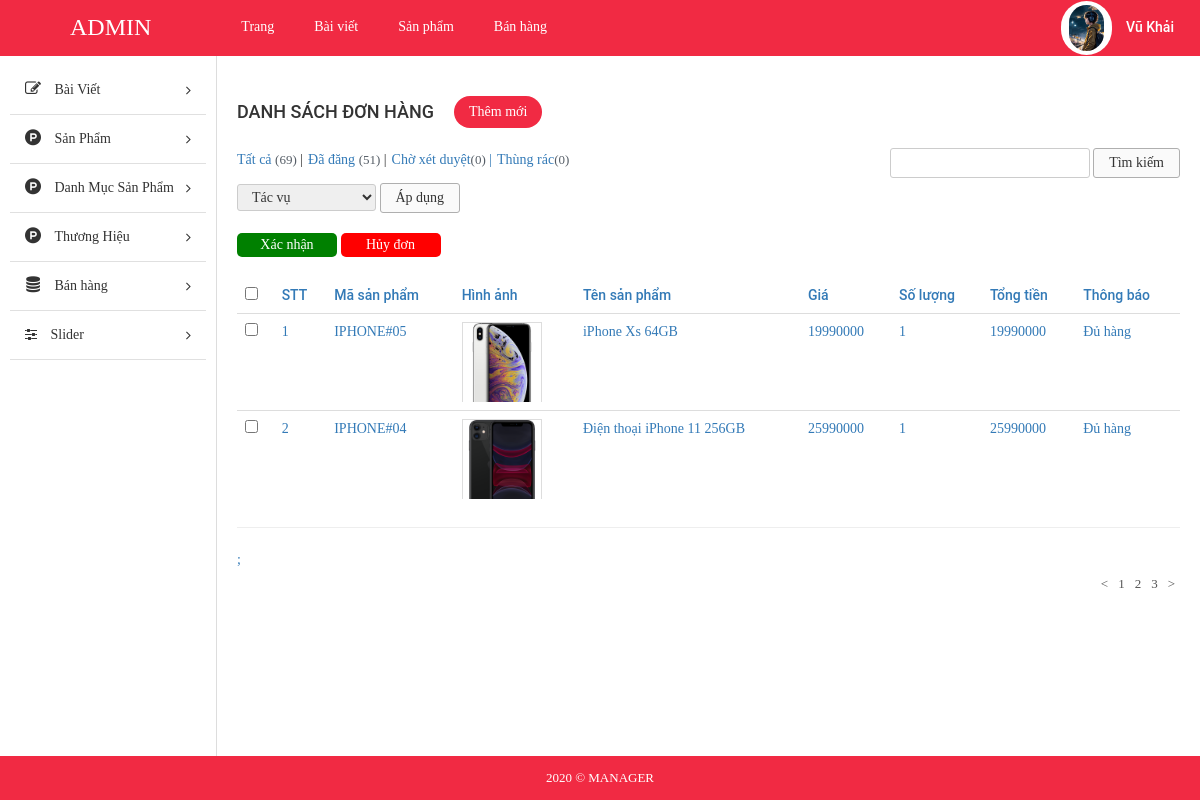
/admin/index.php?modules=orders&controllers=index&action=detail&id_order=23 (signed in), run on the app's committed database.
### tables this page shows
CREATE TABLE `tbl_product` (
  `id` int(11) NOT NULL,
  `id_category` int(11) NOT NULL,
  `id_brand` int(11) NOT NULL,
  `name` varchar(255) NOT NULL,
  `code` varchar(255) NOT NULL,
  `price` float NOT NULL,
  `promotional_price` float NOT NULL,
  `quantity` int(11) NOT NULL,
  `status` enum('còn hàng','hết hàng','hàng sắp về') NOT NULL,
  `description` text NOT NULL,
  `screen` varchar(255) NOT NULL,
  `ram` varchar(255) NOT NULL,
  `cpu` varchar(255) NOT NULL,
  `memory` varchar(255) NOT NULL,
  `operating_system` varchar(255) NOT NULL,
  `front_camera` varchar(255) NOT NULL,
  `rear_camera` varchar(255) NOT NULL,
  `user` varchar(255) NOT NULL,
  `create_date` varchar(255) NOT NULL,
  `image` varchar(255) NOT NULL,
  `level` enum('hot','normal','discount') NOT NULL
);

### admin/modules/orders/controllers/indexController.php (called while the page is built, shortened)
<?php
function detailAction(){
	$id_order = $_GET['id_order'];
	$data = array();
	$check = true;
	$data_order = getAllDetailOrderNo($id_order);
	foreach ($data_order as $key => $value) {
		$id_product = (int)$value['id_product'];
		$data_product = getProductInOrder($id_product);
		$data[$key]['sub_total_price'] = $value['sub_total_price'];
		$data[$key]['qty']  = $value['qty'];
		$data[$key]['code'] = $data_product['code'];
		$data[$key]['image'] = $data_product['image'];
		$data[$key]['name'] = $data_product['name'];
		$data[$key]['price'] = $data_product['price'];
		if($value['qty'] > $data_product['quantity']){
			$data[$key]['mess'] = "Thiếu hàng(còn:".$data_product['quantity'].")";
			$check = false;
		}else{
			$data[$key]['mess'] = "Đủ hàng";
		}
	};
	$data[count($data)] = $id_order;
	$data[count($data)] = $check;
	load_view('detail',$data);
}
?>

### admin/libraries/database.php (called while the page is built, shortened)
<?php
function db_query($query_string) {
    global $conn;
    $result = mysqli_query($conn, $query_string);
    return $result;
}
function db_fetch_row($query_string) {
    $mysqli_result = db_query($query_string);
    $result = mysqli_fetch_assoc($mysqli_result);
    return $result;
}
function db_fetch_array($query_string) {
    $result = array();
    $mysqli_result = db_query($query_string);
    while ($row = mysqli_fetch_assoc($mysqli_result)) {
        $result[] = $row;
    }
    return $result;
}

### admin/modules/orders/models/indexModel.php (called while the page is built, shortened)
<?php
function getAllDetailOrderNo($id_order){
	return db_fetch_array("SELECT * FROM `tbl_detail_order` WHERE `id_order` ='$id_order'");
}
function getProductInOrder($id_product){
	return db_fetch_row("SELECT * FROM `tbl_product` WHERE `id` ='$id_product'");
}
 ?>

### admin/core/router.php (called while the page is built, shortened)
<?php
$action_name = get_action().'Action';
call_function(array('construct', $action_name));

### admin/core/appload.php (called while the page is built, shortened)
<?php
require CONFIGPATH . DIRECTORY_SEPARATOR . 'database.php';
require LIBPATH . DIRECTORY_SEPARATOR . 'database.php';
require COREPATH . DIRECTORY_SEPARATOR . 'base.php';
require COREPATH . DIRECTORY_SEPARATOR . 'router.php';

### admin/index.php (called while the page is built, shortened)
<?php
require COREPATH.DIRECTORY_SEPARATOR.'appload.php';

### admin/modules/orders/views/detailView.php (the view, shortened to what this page needs)
<div id="main-content-wp" class="list-product-page" >
    <div class="wrap clearfix">
        <div id="content" class="fl-right">
            <div class="section" id="title-page">
                <div class="clearfix">
                    <h3 id="index" class="fl-left">Danh sách đơn hàng</h3>
                    <a href="?page=add_cat" title="" id="add-new" class="fl-left">Thêm mới</a>
                </div>
            </div>
            <div class="section" id="detail-page">
                <div class="section-detail">
                    <div class="filter-wp clearfix">
                        <ul class="post-status fl-left">
                            <li class="all"><a href="">Tất cả <span class="count">(69)</span></a> |</li>
                            <li class="publish"><a href="">Đã đăng <span class="count">(51)</span></a> |</li>
                            <li class="pending"><a href="">Chờ xét duyệt<span class="count">(0)</span> |</a></li>
                            <li class="pending"><a href="">Thùng rác<span class="count">(0)</span></a></li>
                        </ul>
                        <form method="GET" class="form-s fl-right">
                            <input type="text" name="s" id="s">
                            <input type="submit" name="sm_s" value="Tìm kiếm">
                        </form>
                    </div>
                    <div class="actions">
                        <form method="GET" action="" class="form-actions">
                            <select name="actions">
                                <option value="0">Tác vụ</option>
                            </select>
                            <input type="submit" name="sm_action" value="Áp dụng">
                        </form>
                    </div>
                    <div class="table-responsive">
                        <a  style=" <?php if(!$data[count($data) - 1]) echo "pointer-events: none;" ?> display: inline-block; text-align: center; margin-bottom: 20px;background-color: green;color: white; border: none; border-radius: 5px; width: 100px;"  href="?modules=orders&controllers=index&action=confirm&id_order=<?php echo $data[count($data)-2]; ?>">Xác nhận <a/>
                        <a style=" display: inline-block; text-align: center; margin-bottom: 20px;background-color: red;color: white; border: none; border-radius: 5px; width: 100px;"  href="?modules=orders&controllers=index&action=cancel&id_order=<?php echo $data[count($data)-2]; ?>" >Hủy đơn<a/>
                        <table class="table list-table-wp">
                            <thead>
                                <tr>
                                    <td><input type="checkbox" name="checkAll" id="checkAll"></td>
                                    <td><span class="thead-text">STT</span></td>
                                    <td><span class="thead-text">Mã sản phẩm</span></td>
                                    <td><span class="thead-text">Hình ảnh</span></td>
                                    <td><span class="thead-text">Tên sản phẩm</span></td>
                                    <td><span class="thead-text">Giá</span></td>
                                    <td><span class="thead-text">Số lượng</span></td>
                                    <td><span class="thead-text">Tổng tiền</span></td>
                                    <td><span class="thead-text">Thông báo</span></td>
                                </tr>
                            </thead>
                            <tbody>
                                <?php if(!empty($data))  foreach ($data as $key => $value) { if($key < count($data) -2){?>
                                <tr>
                                    <td><input type="checkbox" name="checkItem" class="checkItem"></td>
                                    <td><span class="tbody-text"><?php echo ($key +1) ;?></h3></span>
                                    <td><span class="tbody-text"><?php echo $value['code']; ?></h3></span>
                                    <td>
                                        <div class="tbody-thumb">
                                            <img src="<?php echo $value['image']; ?>" alt="">
                                        </div>
                                    </td>
                                    <td><span class="tbody-text"><?php echo $value['name']; ?></h3></span>
                                    <td><span class="tbody-text"><?php echo $value['price'] ;?></span></td>
                                    <td><span class="tbody-text"><?php echo $value['qty'] ;?></span></td>
                                    <td><span class="tbody-text"><?php echo $value['sub_total_price']; ?></span></td>
                                    <td><span  class="tbody-text"><?php echo $value['mess']; ?></span></td>
                                </tr>
                            <?php } }; ?>
                            </tbody>
                        </table>
                        <hr>;
                    </div>
                </div>
            </div>
            <div class="section" id="paging-wp">
                <div class="section-detail clearfix">
                    <ul id="list-paging" class="fl-right">
                        <li>
                            <a href="" title=""><</a>
                        </li>
                        <li>
                            <a href="" title="">1</a>
                        </li>
                        <li>
                            <a href="" title="">2</a>
                        </li>
                        <li>
                            <a href="" title="">3</a>
                        </li>
                        <li>
                            <a href="" title="">></a>
                        </li>
                    </ul>
                </div>
            </div>
        </div>
    </div>
</div>

### admin/core/base.php (shortened to what this page needs)
<?php
function get_module() {
    global $config;
    $module = isset($_GET['modules']) ? $_GET['modules'] : $config['default_module'];
    return $module;
}
function call_function($list_function = array()) {
    if (is_array($list_function)) {
        foreach ($list_function as $f) {
            if (function_exists($f())) {
                $f();
            }
        }
    }
}
function load_view($name, $data_send = array()) {
    $data = $data_send;
    $path = MODULESPATH . DIRECTORY_SEPARATOR . get_module() . DIRECTORY_SEPARATOR . 'views' . DIRECTORY_SEPARATOR . $name . 'View.php';
    if (file_exists($path)) {
        require $path;
    } else {
        echo "Không tìm thấy {$path}";
    }
}
function get_header($name = '') {
    global $data;
    if (empty($name)) {
        $name = 'header';
    } else {
        $name = "header-{$name}";
    }
    $path = LAYOUTPATH . DIRECTORY_SEPARATOR . $name . '.php';
    if (file_exists($path)) {
        if (is_array($data)) {
            foreach ($data as $key => $a) {
                $$key = $a;
            }
        }
        require $path;
    } else {
        echo "Không tìm thấy {$path}";
    }
}
function get_footer($name = '') {
    global $data;
    if (empty($name)) {
        $name = 'footer';
    } else {
        $name = "footer-{$name}";
    }
    $path = LAYOUTPATH . DIRECTORY_SEPARATOR . $name . '.php';
    if (file_exists($path)) {
        if (is_array($data)) {
            foreach ($data as $key => $a) {
                $$key = $a;
            }
        }
        require $path;
    } else {
        echo "Không tìm thấy {$path}";
    }
}
function get_sidebar($name = '') {
    global $data;
    if (empty($name)) {
        $name = 'sidebar';
    } else {
        $name = "sidebar-{$name}";
    }
    $path = LAYOUTPATH . DIRECTORY_SEPARATOR . $name . '.php';
    if (file_exists($path)) {
        if (is_array($data)) {
            foreach ($data as $key => $a) {
                $$key = $a;
            }
        }
        require $path;
    } else {
        echo "Không tìm thấy {$path}";
    }
}
?>

### admin/public/css/import/global.css (style rules this page uses)
body { font-family: "Roboto Regular"; font-size: 14px; line-height: 24px; color: #333; }
.fl-left { float: left; }
.fl-right { float: right; }
img { max-width: 100%; height: auto; display: block; }
ul li { list-style: none!important; }
a { text-decoration: none!important; }

### admin/public/css/import/list_post.css (style rules this page uses)
#content { width: 82%; border-left: 1px solid #ddd; padding: 20px; }
#add-new { display: inline-block; color: #fff; background: #f12a43; padding: 4px 15px; margin: 20px; border-radius: 20px; }
#index { font-family: 'Roboto Medium'; font-weight: normal; text-transform: uppercase; font-size: 18px; padding: 24px 0px; }
.list-table-wp thead tr td { font-family: 'Roboto Medium'; font-weight: normal; }
#list-paging li { float: left; }
#list-paging li a { display: inline-block; color: #555; font-size: 13px; padding: 0px 5px; }
.filter-wp { margin-bottom: 5px; }
.actions { margin-bottom: 20px; }
.post-status li { float: left; font-size: 14px; margin-right: 5px; }
.post-status li .count { color: #555d66; font-size: 13px; display: inline-block; }
.form-s input[type="text"], .form-actions select { border-radius: 3px; border: 1px solid #ccc; padding: 2px 10px; }
.form-s input[type="submit"], .form-actions input[type="submit"] { border-radius: 3px; border: 1px solid #afafaf; padding: 2px 15px; background: #fafafa; }
.form-actions select { padding: 4px 10px; }

### admin/public/css/import/list_product.css (style rules this page uses)
.tbody-thumb { width: 80px; height: 80px; overflow: hidden; }
.tbody-thumb img { border: 1px solid #ddd; }

### admin/public/css/import/menu.css (style rules this page uses)
.actions select { border-radius: 3px; border: 1px solid #ccc; padding: 4px 10px; }

### admin/public/css/import/detail_order.css (style rules this page uses)
.table { margin-bottom: 0!important; }

### data on the page
tbl_product: code "IPHONE#05", image (picture), name "iPhone Xs 64GB", price "19990000", qty "1", mess "Đủ hàng"
tbl_product: code "IPHONE#04", image (picture), name "Điện thoại iPhone 11 256GB", price "25990000", qty "1", mess "Đủ hàng"
